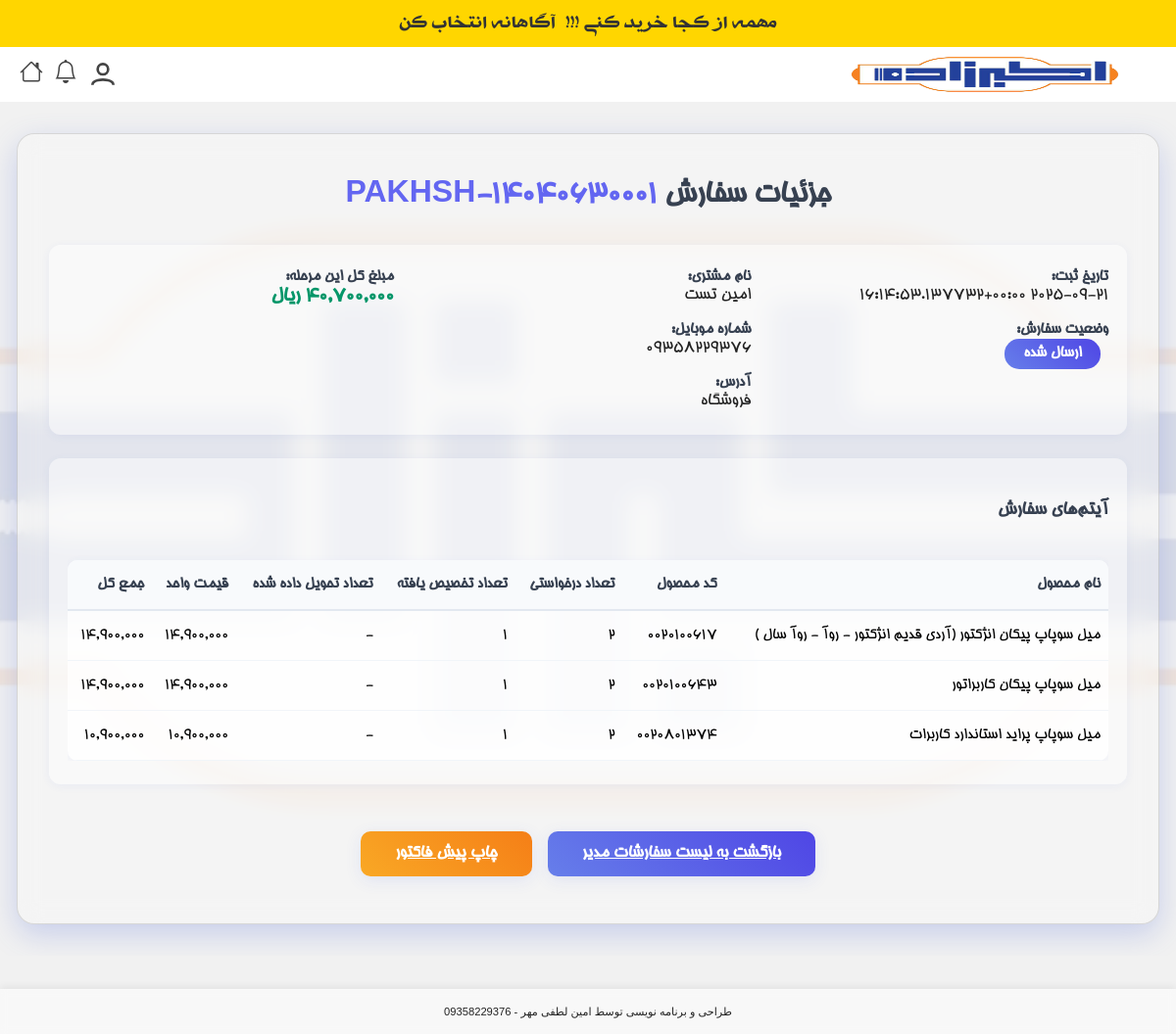
Before: /order/228/detail/ (signed in) with the older database file.
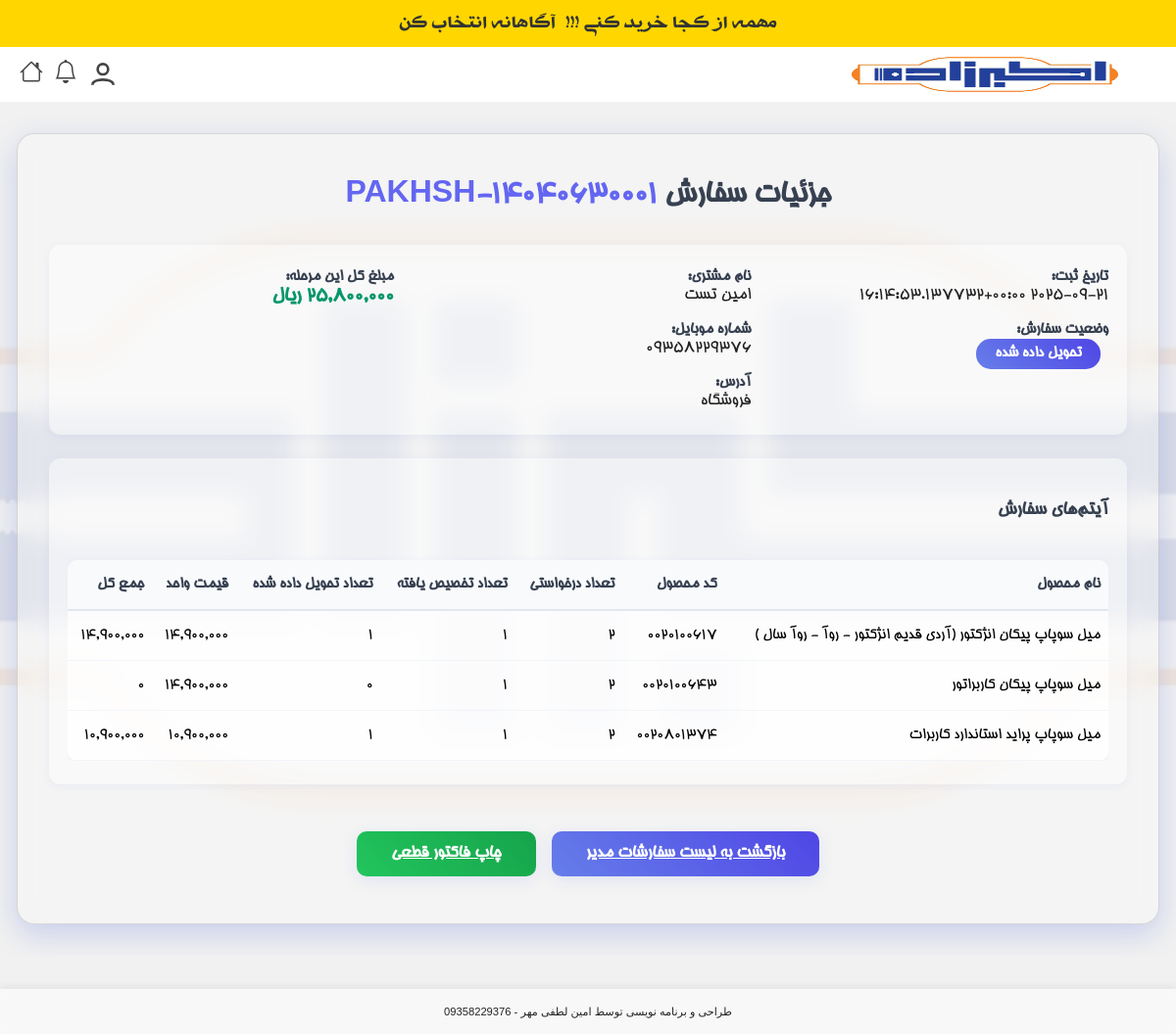
After: the same page with the newer database file.
### products/models.py (models this page shows, shortened)
class Order(models.Model):
    STATUS_CHOICES = [
        ('cart', 'سبد خرید'),
        ('pending', 'در انتظار تأیید'),
        ('warehouse', 'ارسال شده به انبار'),
        ('ready', 'آماده تحویل'),
        ('delivered', 'تحویل داده شده'),
        ('parent', 'تفکیک شده به انبارها'),
        ('completed', 'نهایی شده'),
        ('backorder', 'در انتظار موجودی'),
        ('waiting_for_customer_shipment', 'در انتظار ارسال به مشتری'),
        ('sent_to_warehouse', ' ارسال شده به انبار از بک اوردر'),
        ('waiting_for_warehouse_confirmation', 'در انتظار تایید انباردار'),
        ('shipped', 'ارسال شده'),
    ]
    order_number = models.CharField(
        max_length=100,
        unique=True,
        verbose_name="شماره درخواست",
        blank=True,
        null=True
    )
    document_number = models.CharField(
        max_length=100,
        blank=True,
        null=True,
        verbose_name="شماره سند"
    )
    package_count = models.PositiveIntegerField(
        default=0,
        null=True,
        blank=True,
        verbose_name="تعداد بسته"
    )
    courier = models.ForeignKey(
        'Courier',
        on_delete=models.SET_NULL,
        null=True,
        blank=True,
        verbose_name="پیک"
    )
    courier_name = models.CharField(
        max_length=100,
        blank=True,
        null=True,
        verbose_name="نام پیک (منسوخ شده)"
    )
    visitor_name = models.CharField(max_length=100, verbose_name="نام ویزیتور")
    customer = models.ForeignKey(
        Customer,
        on_delete=models.PROTECT,   # پیشنهاد امنیتی: سفارش بدون مشتری باقی نماند
        verbose_name="مشتری"
    )
    created_at = models.DateTimeField(auto_now_add=True, verbose_name="تاریخ ثبت")
    updated_at = models.DateTimeField(auto_now=True, verbose_name="تاریخ به‌روزرسانی")
    payment_term = models.CharField(
        max_length=10,
        choices=Product.PAYMENT_TERMS_CHOICES,
        verbose_name="شرایط تسویه"
    )
    status = models.CharField(
        max_length=100,
        choices=STATUS_CHOICES,
        default='pending',
        verbose_name="وضعیت سفارش"
    )
    parent = models.ForeignKey(
        'self',
        on_delete=models.SET_NULL,
        null=True,
        blank=True,
        related_name='children',
        verbose_name="سفارش مادر (قدیمی)"
    )
    is_sub_order = models.BooleanField(default=False, verbose_name="آیا زیرسفارش است؟ (قدیمی)")
    parent_order = models.ForeignKey(
        'self',
        on_delete=models.SET_NULL,
        null=True,
        blank=True,
        related_name='sub_orders',
        verbose_name="سفارش والد (جدید)"
    )
    warehouse = models.ForeignKey(
        'Warehouse',
        null=True,
        blank=True,
        on_delete=models.SET_NULL,
        related_name='orders',
        verbose_name="انبار"
    )
    total_price = models.DecimalField(
        max_digits=100,
        decimal_places=0,
        default=0,
        verbose_name="جمع کل سفارش"
    )
    class Meta:
        constraints = [
            models.UniqueConstraint(
                fields=['document_number'],
                name='unique_document_number',
                condition=models.Q(document_number__isnull=False) & ~models.Q(document_number='')
            )
        ]

class Customer(models.Model):
    first_name = models.CharField(max_length=100, verbose_name="نام")
    last_name = models.CharField(max_length=100, verbose_name="نام خانوادگی")
    store_name = models.CharField(max_length=255, blank=True, null=True, verbose_name="نام فروشگاه")
    phone = models.CharField(max_length=20, blank=True, null=True, verbose_name="تلفن ثابت")
    mobile = models.CharField(
        max_length=20,
        unique=True,
        verbose_name="شماره موبایل",
        error_messages={
            'unique': 'مشتری دیگری با این شماره همراه قبلاً ثبت شده است.'
        }
    )
    province = models.ForeignKey(Province, on_delete=models.CASCADE, verbose_name="استان")
    county = models.ForeignKey(County, on_delete=models.CASCADE, verbose_name="شهرستان")
    address = models.TextField(blank=True, null=True, verbose_name="آدرس")
    created_by = models.ForeignKey(
        User, on_delete=models.SET_NULL, null=True, related_name='created_customers', verbose_name="ایجاد شده توسط"
    )
    user = models.OneToOneField(
        User, on_delete=models.SET_NULL, null=True, blank=True, related_name='customer_profile', verbose_name="کاربر مرتبط"
    )
    created_at = models.DateTimeField(auto_now_add=True, verbose_name="تاریخ ایجاد")
    class Meta:
        verbose_name = "مشتری"
        verbose_name_plural = "مشتریان"

class OrderItem(models.Model):
    WAREHOUSE_STATUS_CHOICES = [
        ('pending', 'در انتظار تایید انبار'),
        ('confirmed', 'تایید شده توسط انبار'),
        ('ready', 'آماده ارسال'),
        ('out_of_stock', 'ناموجود'),
        ('backorder', 'در انتظار موجودی'),
        ('pending_supply', 'در انتظار تامین موجودی'),
        ('waiting_for_warehouse_confirmation', 'در انتظار تایید انباردار'),  # اصلاح شده به 'waiting_for_warehouse_confirmation'
    ]
    order = models.ForeignKey(Order, on_delete=models.CASCADE, related_name='items', verbose_name="سفارش")
    product = models.ForeignKey(Product, on_delete=models.CASCADE, verbose_name="محصول")
    requested_quantity = models.IntegerField(null=True, blank=True, verbose_name="تعداد درخواستی")
    allocated_quantity = models.IntegerField(default=0, verbose_name="تعداد تخصیص یافته")
    price = models.DecimalField(max_digits=50, decimal_places=0, null=True, blank=True, verbose_name="قیمت")
    payment_term = models.CharField(max_length=50, choices=Product.PAYMENT_TERMS_CHOICES, default='cash', verbose_name="شرایط پرداخت")
    warehouse = models.ForeignKey(Warehouse, on_delete=models.SET_NULL, null=True, blank=True, verbose_name="انبار")
    warehouse_status = models.CharField(max_length=100, choices=WAREHOUSE_STATUS_CHOICES, default='pending', verbose_name="وضعیت انبار")
    warehouse_note = models.TextField(blank=True, null=True, verbose_name="یادداشت انبار")
    delivered_quantity = models.PositiveIntegerField(null=True, blank=True, verbose_name='تعداد تحویل شده')
    class Meta:
        verbose_name = "آیتم سفارش"
        verbose_name_plural = "آیتم‌های سفارش"
    def is_backorder(self):
        return self.warehouse_status == 'backorder'
    is_backorder.boolean = True
    is_backorder.short_description = 'بک اوردر'

class Product(models.Model):
    PAYMENT_TERMS_CHOICES = [
        ('cash', 'نقدی'),
        ('1m', '1 ماهه'),
        ('2m', '2 ماهه'),
        ('3m', '3 ماهه'),
        ('4m', '4 ماهه'),
    ]
    brand = models.CharField(
        max_length=100,
        verbose_name="برند",
        blank=True,
    )
    code = models.CharField(
        max_length=50,
        unique=True,
        verbose_name="کد کالا"
    )
    name = models.CharField(
        max_length=200,
        verbose_name="نام کالا"
    )
    car_group = models.CharField(
        max_length=100,
        default="عمومی",
        verbose_name="گروه خودرو"
    )
    price = models.DecimalField(
        max_digits=100,
        decimal_places=0,
        verbose_name="قیمت"
    )
    purchase_price = models.DecimalField(
        max_digits=100,
        decimal_places=0,
        verbose_name="قیمت خرید",
        default=0
    )
    quantity = models.PositiveIntegerField(
        default=0,
        verbose_name="موجودی"
    )
    warehouse = models.ForeignKey(
        Warehouse,
        on_delete=models.PROTECT,
        null=True,
        blank=True,
        verbose_name="انبار"
    )
    image = models.ImageField(
        upload_to='product_images/',
        blank=True,
        null=True,
        verbose_name="تصویر کالا"
    )
    max_payment_term = models.CharField(
        max_length=10,
        choices=PAYMENT_TERMS_CHOICES,
        blank=True,
        null=True,
        verbose_name="حداکثر مهلت تسویه"
    )
    created_at = models.DateTimeField(default=timezone.now, verbose_name="تاریخ ایجاد")
    normalized_name = models.CharField(max_length=255, blank=True, db_index=True)
    profit_percentage = models.DecimalField(
        max_digits=5,
        decimal_places=2,
        verbose_name="درصد سود",
        default=0
    )

### products/views.py (the view)
# urls.py: path('order/<int:order_id>/detail/', views.order_detail_view, name='order_detail_view'),
@login_required
def order_detail_view(request, order_id):
    order = get_object_or_404(Order, id=order_id)
    is_manager = request.user.groups.filter(name='مدیر').exists()
    is_accounting = request.user.groups.filter(name='حسابداری').exists()
    is_order_creator = (order.visitor_name == request.user.username)
    if not (is_manager or is_order_creator or is_accounting):
        messages.error(request, 'شما اجازه دسترسی به این سفارش را ندارید.')
        return redirect('products:product_list')
    shipments = order.shipments.all().prefetch_related(
        'items',  # برای ShipmentItem ها
        'items__order_item',  # برای دسترسی به OrderItem های مرتبط
        'items__order_item__product'  # برای دسترسی به محصولات
    )
    is_finalized = order.status in ['completed', 'delivered'] or shipments.filter(status='delivered').exists()
    if is_finalized:
        shipments = shipments.filter(status__in=['in_transit', 'delivered'])
    stage_total = 0
    for item in order.items.all():
        quantity = 0
        if item.delivered_quantity is not None:
            quantity = item.delivered_quantity
        elif order.status in ['pending', 'warehouse', 'parent', 'backorder', 'cart']:
            quantity = item.requested_quantity or 0
        else:
            quantity = item.allocated_quantity or 0
        stage_total += (item.price or 0) * quantity
    referer = request.META.get('HTTP_REFERER')
    if referer and '/accounting/' in referer:
        back_url = referer
        back_text = "بازگشت به صورتحساب"
    elif is_manager:
        back_url = reverse('products:manager_order_list')
        back_text = "بازگشت به لیست سفارشات مدیر"
    else:
        back_url = reverse('products:order')
        back_text = "بازگشت به لیست سفارشات"
    has_final_invoice = FinancialOperation.objects.filter(
        operation_type='SALES_INVOICE',
        description__icontains=f"سفارش شماره {order.order_number}"
    ).exists()
    context = {
        'order': order,
        'order_items': order.items.all(),
        'shipments': shipments,
        'stage_total': stage_total,
        'back_url': back_url,
        'back_text': back_text,
        'has_final_invoice': has_final_invoice,
    }
    return render(request, 'products/order_detail.html', context)

### products/templates/products/order_detail.html (shortened to what this page needs)
{% extends 'products/base.html' %}
{% load static %}
{% load humanize %}
{% load custom_filters %}
{% block content %}
<div class="order-detail-glass">
    <div class="order-detail-title">
        جزئیات سفارش <span style="color:#6366f1;">{{ order.order_number|default:order.id }}</span>
    </div>
    <div class="order-detail-section" style="display:flex; flex-wrap:wrap; gap:2rem; justify-content:space-between;">
        <div style="flex:1 1 300px; min-width:260px;">
            <div class="order-detail-label">تاریخ ثبت:</div>
            <div class="order-detail-value">{{ order.created_at|jformat:"%H:%M - %Y/%m/%d" }}</div>
            <div class="order-detail-label" style="margin-top:1rem;">وضعیت سفارش:</div>
            <div class="order-detail-status">{{ order.get_status_display }}</div>
        </div>
        <div style="flex:1 1 300px; min-width:260px;">
            <div class="order-detail-label">نام مشتری:</div>
            <div class="order-detail-value">{{ order.customer.first_name }} {{ order.customer.last_name }}</div>
            <div class="order-detail-label" style="margin-top:1rem;">شماره موبایل:</div>
            <div class="order-detail-value">{{ order.customer.mobile|default:'-' }}</div>
            <div class="order-detail-label" style="margin-top:1rem;">آدرس:</div>
            <div class="order-detail-value">{{ order.customer.address|default:'-' }}</div>
        </div>
        <div style="flex:1 1 300px; min-width:260px;">
            <div class="order-detail-label">مبلغ کل این مرحله:</div>
            <div class="order-detail-value" style="font-weight:bold; color:#059669; font-size:1.3rem;">
                {{ stage_total|intcomma }} ریال
            </div>
        </div>
        </div>
    <div class="order-detail-section">
        <h3 style="font-size:1.2rem; color:#374151; margin-bottom:1rem;">آیتم‌های سفارش</h3>
        <div style="overflow-x:auto;">
        <table class="order-detail-table">
            <thead>
                <tr>
                    <th>نام محصول</th>
                    <th>کد محصول</th>
                    <th>تعداد درخواستی</th>
                    <th>تعداد تخصیص یافته</th>
                    <th>تعداد تحویل داده شده</th>
                    <th>قیمت واحد</th>
                    <th>جمع کل</th>
                </tr>
            </thead>
            <tbody>
                {% for item in order_items %}
                <tr>
                    <td>{{ item.product.name }}</td>
                    <td>{{ item.product.code }}</td>
                    <td>{{ item.requested_quantity|default_if_none:"-" }}</td>
                    <td>
                        {% if order.status in 'pending,cart' %}
                            <span style="color: #888;">در انتظار تخصیص</span>
                        {% else %}
                            {{ item.allocated_quantity|default_if_none:"-" }}
                        {% endif %}
                    </td>
                    <td>{{ item.delivered_quantity|default_if_none:"-" }}</td>
                    <td>{{ item.price|intcomma }}</td>
                    <td>
                        {% if item.delivered_quantity is not None %}
                            {% widthratio item.delivered_quantity 1 item.price as item_total %}
                        {% elif item.allocated_quantity is not None and item.allocated_quantity > 0 %}
                            {% widthratio item.allocated_quantity 1 item.price as item_total %}
                        {% else %}
                            {% widthratio item.requested_quantity 1 item.price as item_total %}
                        {% endif %}
                        {{ item_total|intcomma }}
                    </td>
                </tr>
                {% empty %}
                <tr><td colspan="7" style="text-align:center; color:#888;">هیچ آیتمی برای این سفارش ثبت نشده است.</td></tr>
                {% endfor %}
            </tbody>
        </table>
        </div>
    </div>
    <div style="text-align:center; margin-top:2rem; display:flex; justify-content:center; gap:1rem;">
        <a href="{{ back_url }}" class="order-detail-btn">
            {{ back_text }}
        </a>
        {% if order.status == 'delivered' %}
        <a href="{% url 'products:sales_invoice_pdf' order_id=order.id %}" class="order-detail-btn" target="_blank" style="background: linear-gradient(45deg, #22c55e, #16a34a);">
            چاپ فاکتور قطعی
        </a>
        {% else %}
        <a href="{% url 'products:order_pdf' order_id=order.id %}" class="order-detail-btn" target="_blank" style="background: linear-gradient(45deg, #f9a825, #f57f17);">
            چاپ پیش فاکتور
        </a>
        {% endif %}
    </div>
</div>
{% endblock %}

Changed rows visible on the page:
changed Order "PAKHSH-14040630001": status "ارسال شده" → "تحویل داده شده"
changed OrderItem "میل سوپاپ پیکان انژکتور (آردی قدیم انژکتور - روآ - روآ سال )": delivered_quantity "-" → "1"
changed OrderItem "میل سوپاپ پیکان کاربراتور": delivered_quantity "-" → "0"; delivered_quantity "14,900,000" → "0"
changed OrderItem "میل سوپاپ پراید استاندارد کاربرات": delivered_quantity "-" → "1"
Other visible differences:
{{ stage_total|intcomma }}: "40,700,000" → "25,800,000"
text no longer shown: "چاپ پیش فاکتور"
text now shown: "چاپ فاکتور قطعی"
